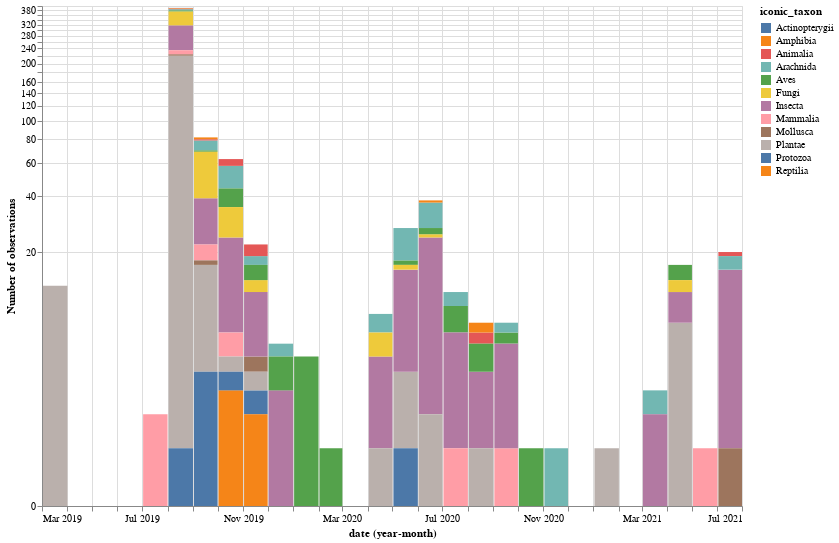

Here is the notebook cell this chart was saved with:
### Markdown cell above
## Histogram by iconic taxon
To show a bit more information, let's break down the observations by category (iconic taxon):

### Code cell
source = pd.DataFrame(
    [
        {'date': o.observed_on.isoformat(), 'iconic_taxon': o.taxon.iconic_taxon_name}
        for o in my_observations
    ]
)
(
    alt.Chart(source)
    .mark_bar()
    .properties(width=700, height=500)
    .encode(
        x='yearmonth(date):T',
        y=alt.Y(
            'count()',
            scale=alt.Scale(type='symlog'),
            axis=alt.Axis(title='Number of observations'),
        ),
        color='iconic_taxon',
    )
)

### Figure 1 — Vega-Lite specification as saved in the notebook (floating-point values rounded to 4 significant figures; data arrays with more than 128 entries replaced by an {"elided": "..."} marker saying what was removed)
{"config": {"view": {"continuousWidth": 400, "continuousHeight": 300}}, "data": {"name": "data-8131773a4ab9f24f2807d9e67b7ee4c9"}, "mark": "bar", "encoding": {"color": {"type": "nominal", "field": "iconic_taxon"}, "x": {"type": "temporal", "field": "date", "timeUnit": "yearmonth"}, "y": {"type": "quantitative", "aggregate": "count", "axis": {"title": "Number of observations"}, "scale": {"type": "symlog"}}}, "height": 500, "width": 700, "$schema": "https://vega.github.io/schema/vega-lite/v4.8.1.json", "datasets": {"data-8131773a4ab9f24f2807d9e67b7ee4c9": {"elided": "731 records"}}}
